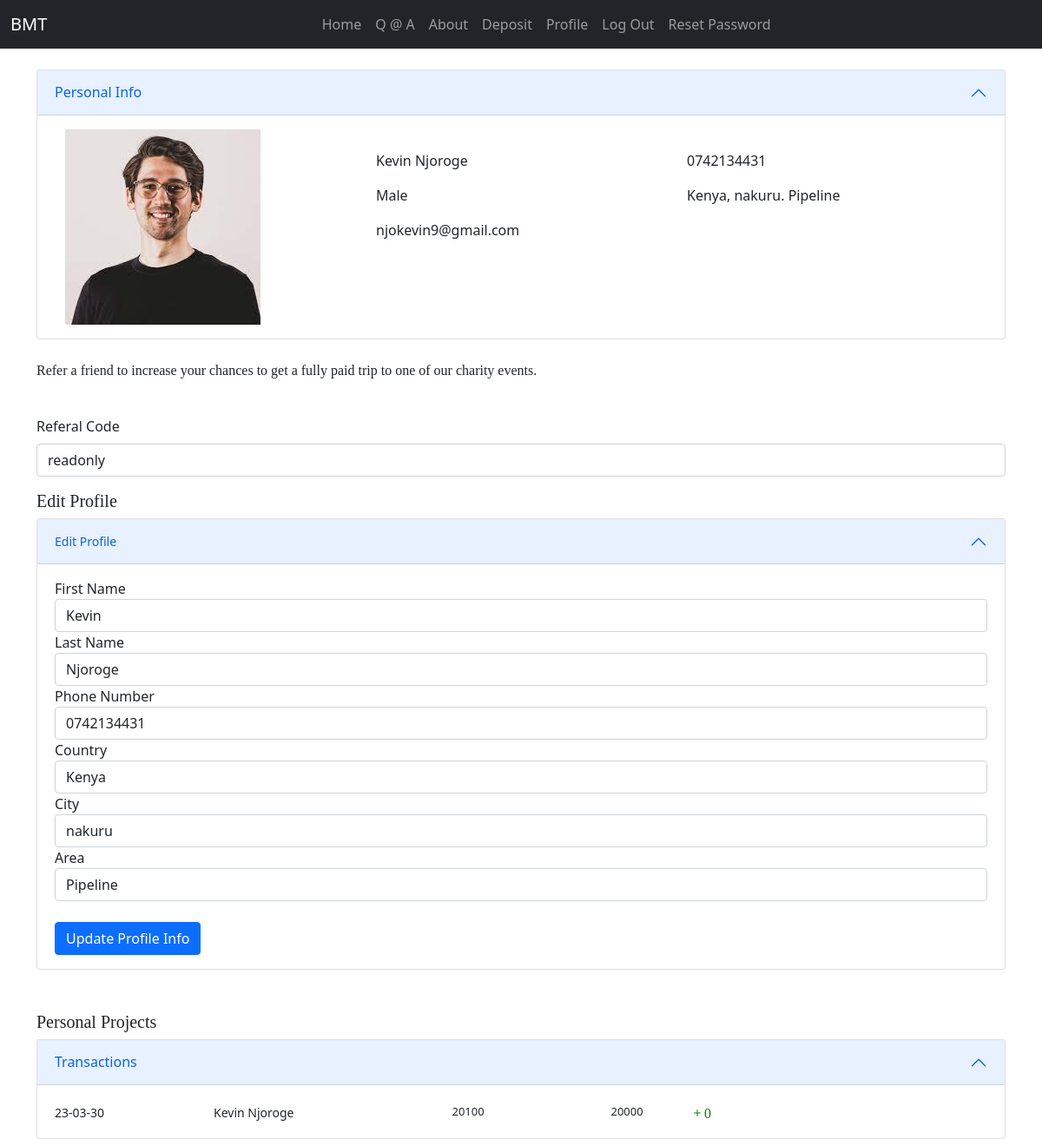
Before: /Users/profile/ (signed in) with the older database file.
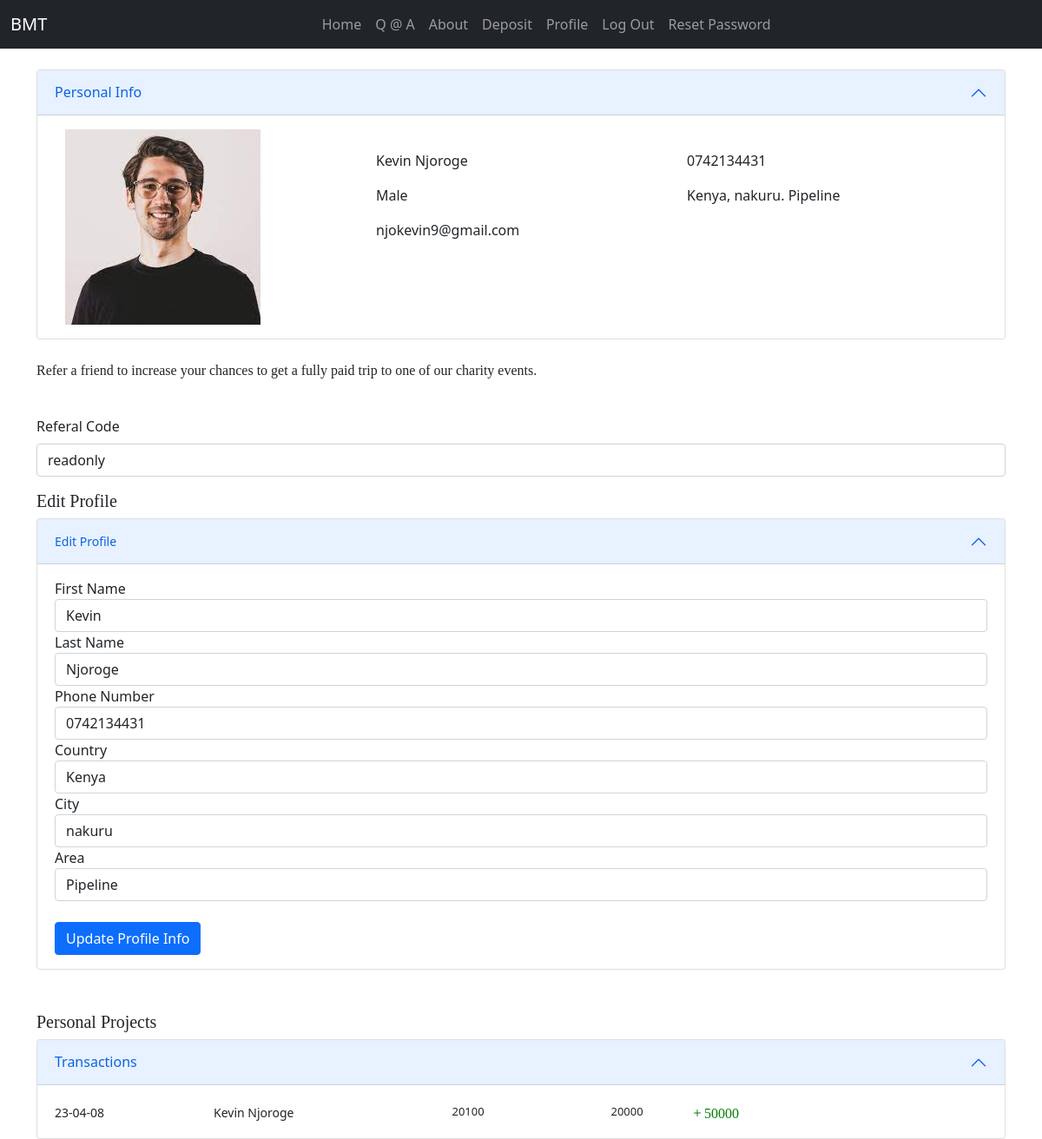
After: the same page with the newer database file.
### Users/models.py (models this page shows, shortened)
class MyUser(AbstractBaseUser):
    email = models.EmailField(
        verbose_name='email address',
        max_length=255,
        unique=True,
    )
    is_active = models.BooleanField(default=True)
    is_admin = models.BooleanField(default=False)
    objects = MyUserManager()
    USERNAME_FIELD = 'email'
    def __str__(self):
        return self.email

class Profile(models.Model):
    first_name = models.CharField(max_length=50)
    last_name = models.CharField(max_length=50)
    phone = models.CharField(max_length=50)
    user = models.OneToOneField(MyUser, on_delete=models.CASCADE)
    country=models.CharField(max_length=100)
    city=models.CharField(max_length=100)
    area=models.CharField(max_length=100)
    def __str__(self):
        return f"{self.user}"

class Project(models.Model):
    user = models.ForeignKey(MyUser, on_delete=models.CASCADE)
    title=models.CharField(max_length=30)
    first_name=models.CharField(max_length=100)
    last_name=models.CharField(max_length=100)
    surname=models.CharField(max_length=100,blank=True)
    target_relationship=models.CharField(max_length=100,blank=True)
    target_country=models.CharField(max_length=100,blank=True)
    target_city=models.CharField(max_length=100,blank=True)
    target_area=models.CharField(max_length=100,blank=True)
    problem=models.TextField(max_length=500,blank=True)
    solution=models.TextField(max_length=300,blank=True)
    target_amount=models.PositiveIntegerField(default=0)
    achieved_amount=models.PositiveIntegerField(default=0)
    date=models.DateTimeField(auto_now=True)
    expiry=models.CharField(max_length=100)
    status=models.CharField(max_length=10)
    def __str__(self):
        return f"{self.user}"

### Users/views.py (the view, shortened to what this page needs)
# urls.py: path('profile/',Profiles.as_view(),name='profile'),
class Profiles(ListView):
    model=Profile
    template_name = 'Users/profile.html'
    def get_context_data(self, *, object_list=None, **kwargs):
        context = super(Profiles, self).get_context_data(**kwargs)
        user = self.request.user
        print(type(user))
        context['projects'] = Project.objects.filter(user=user)
        print(context)
        return context

### Users/templates/Users/profile.html (shortened to what this page needs)
{% extends 'Users/base.html' %}
{% load crispy_forms_tags %}
{% block content %}
<br>
<div class="accordion container" id="accordionExample">
  <div class="accordion-item">
    <h2 class="accordion-header" id="headingOne">
      <button class="accordion-button" type="button" data-bs-toggle="collapse" data-bs-target="#collapseOne" aria-expanded="true" aria-controls="collapseOne">
        Personal Info
      </button>
    </h2>
    <div id="collapseOne" class="accordion-collapse collapse show" aria-labelledby="headingOne" data-bs-parent="#accordionExample">
      <div class="accordion-body">
        <div class="container">
          <div class="row">
            <div class="col-md-4">
              <img class="img-fluid h-70" alt="image">
            </div>
            <div class="col-md-4">
                <br>
              <p>{{ user.profile.first_name }} {{ user.profile.last_name }}</p>
              <p>Male</p>
              <p>{{ user.email }}</p>
            </div>
            <div class="col-md-4">
              <br>
              <p>{{ user.profile.phone }}</p>
              <p>{{ user.profile.country }}, {{ user.profile.city }}. {{ user.profile.area }}</p>
            </div>
          </div>
        </div>
      </div>
    </div>
  </div>
  </div>
</div>
        <div class="container">
            <br>
            <p style="font-family:'Brush Script MT', cursive;">Refer a friend to increase your chances to get a fully paid trip to one of our charity events.</p>
            <br>
            <div class="mb-3">
                  <label for="exampleFormControlInput1" class="form-label">Referal Code</label>
                  <input type="email" class="form-control" id="exampleFormControlInput1" value={{ user.profile.referal }} readonly>
            </div>
             <h5 style="font-family:simplifica;">Edit Profile</h5>
  <div class="accordion" id="changePhoneNumberAccordion">
    <div class="accordion-item">
      <h2 class="accordion-header" id="changePhoneNumberHeader">
        <button class="accordion-button" type="button" data-bs-toggle="collapse" data-bs-target="#changePhoneNumberCollapse" aria-expanded="true" aria-controls="changePhoneNumberCollapse">
          <small>Edit Profile</small>
        </button>
      </h2>
      <div id="changePhoneNumberCollapse" class="accordion-collapse collapse show" aria-labelledby="changePhoneNumberHeader" data-bs-parent="#changePhoneNumberAccordion">
        <div class="accordion-body">
          <form method="post">
            <div class="form-group">
              <label for="first-name">First Name</label>
              <input  name="first-name" class="form-control" value="{{ user.profile.first_name }}">
            </div>
            <div class="form-group">
              <label for="last-name">Last Name</label>
              <input  name="last-name" class="form-control" value="{{ user.profile.last_name }}" >
            </div>
            <div class="form-group">
              <label for="phone_number">Phone Number</label>
              <input type="tel" name="phone_number" class="form-control" value="{{ user.profile.phone }}" required>
            </div>
            <div class="form-group">
              <label for="country">Country</label>
              <input  name="country" class="form-control" value="{{ user.profile.country }}">
            </div>
              <div class="form-group">
              <label for="city">City</label>
              <input  name="city" class="form-control" value="{{ user.profile.city }}" >
            </div>
              <div class="form-group">
              <label for="area">Area</label>
              <input  name="area" class="form-control" value={{ user.profile.area }}>
            </div>
              <br>
            <button type="submit" class="btn btn-primary">Update Profile Info</button>
          </form>
        </div>
      </div>
    </div>
  </div>
            <br>
            <br>
            <h5 style="font-family:simplifica;">Personal Projects</h5>
<div class="accordion" id="transactionsAccordion2" data-display-toggle="False" data-bs-parent="#transactionsAccordion2">
  <div class="accordion-item">
    <h2 class="accordion-header" id="headingTwo">
      <button class="accordion-button" type="button" data-bs-toggle="collapse" data-bs-target="#collapseTwo" aria-expanded="true" aria-controls="collapseTwo">
        Transactions
      </button>
    </h2>
    <div id="collapseTwo" class="accordion-collapse collapse show" aria-labelledby="headingTwo" data-bs-parent="#transactionsAccordion2">
      <div class="accordion-body">
        {% for transaction in projects %}
          <div class="row" style="padding-top:5px;">
            <div class="col-sm-2" style="font-size:14px;">{{ transaction.date|date:"y-m-d"}} </div>
            <div class="col-sm-3" style="font-size:14px;">{{ transaction.first_name }} {{ transaction.last_name }}</div>
            <div class="col-sm-2" style="font-size:13px;"> {{ transaction.target_area }}</div>
            <div class="col-sm-1" style="font-size:13px;"> {{ transaction.target_amount }}</div>
            <div class="col-sm-1"  style="color:green;font-family:verdana;"><i class="bi bi-plus"></i>{{ transaction.achieved_amount }}</div>
          </div>
        {% endfor %}
      </div>
    </div>
  </div>
</div>
        </div>
{% endblock %}

### Users/templates/Users/base.html (shortened to what this page needs)
{% load static %}
<!DOCTYPE html>
<html lang="en">
<head>
  <link rel="stylesheet" type="text/css" href="{% static 'Users/styles.css' %}">
    <link rel="stylesheet" type="text/css" href="{% static 'Users/bootstrap.min.css' %}">
      <link rel="stylesheet" type="text/css" href="{% static 'Users/docs.css' %}">
  <link href="https://cdn.jsdelivr.net/npm/bootstrap@5.1.3/dist/css/bootstrap.min.css" rel="stylesheet">
  <link rel="stylesheet" href="https://cdn.jsdelivr.net/npm/bootstrap-icons@1.10.3/font/bootstrap-icons.css">
</head>
<body>
<nav class="navbar navbar-expand-lg navbar-dark bg-dark">
  <div class="container-fluid">
    <a class="navbar-brand" href="#">BMT</a>
    <div class="collapse navbar-collapse justify-content-center" id="navbarNav">
      <ul class="navbar-nav">
        {% if user.is_authenticated %}
          <li class="nav-item">
          <a class="nav-link" href="{% url 'home' %}">Home</a>
        </li>
          <li class="nav-item">
          <a class="nav-link" href="{% url 'quizes' %}">Q @ A</a>
        </li>
        <li class="nav-item">
          <a class="nav-link" href="{% url 'info' %}">About</a>
        </li>
          <li class="nav-item">
          <a class="nav-link" href="{% url 'deposit' %}">Deposit</a>
        </li>
        <li class="nav-item">
          <a class="nav-link" href="{% url 'profile' %}">Profile</a>
        </li>
        <li class="nav-item">
          <a class="nav-link" href="{% url 'logout' %}">Log Out</a>
        </li>
        <li class="nav-item">
          <a class="nav-link" href="{% url 'logout' %}">Reset Password</a>
        </li>
        {% endif %}
      </ul>
    </div>
  </div>
</nav>
<div class="">
  {% block content %}
  {% endblock %}
</body>
</html>

### Users/static/Users/styles.css (style rules this page uses)
body { margin-top: 0px !important; }

### Users/static/Users/docs.css (style rules this page uses)
@media (min-width: 768px) { :root { scroll-padding-top:4rem } }

Changed rows visible on the page:
changed Project "Kevin": date "23-03-30" → "23-04-08"; achieved_amount "0" → "50000"
